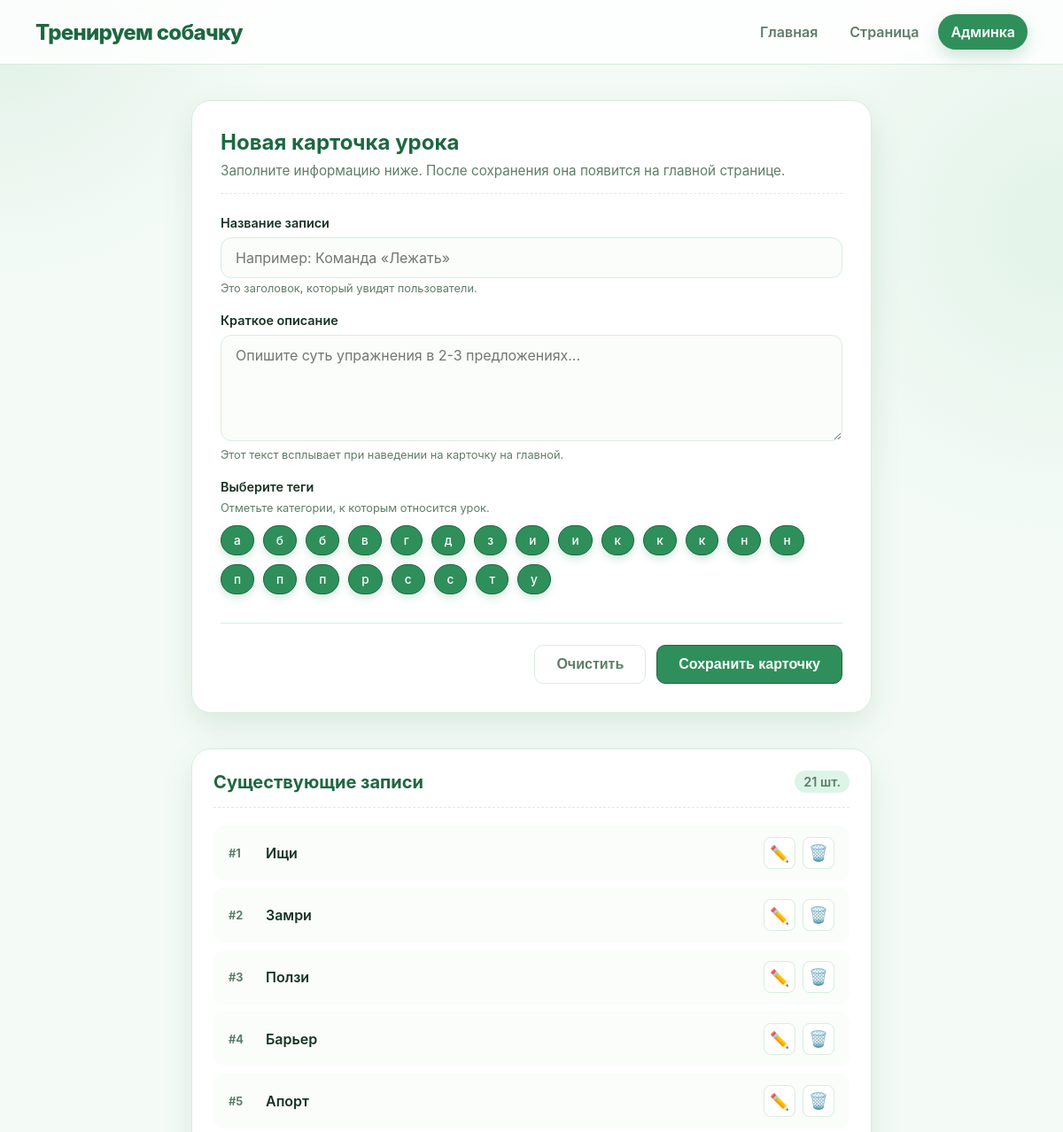
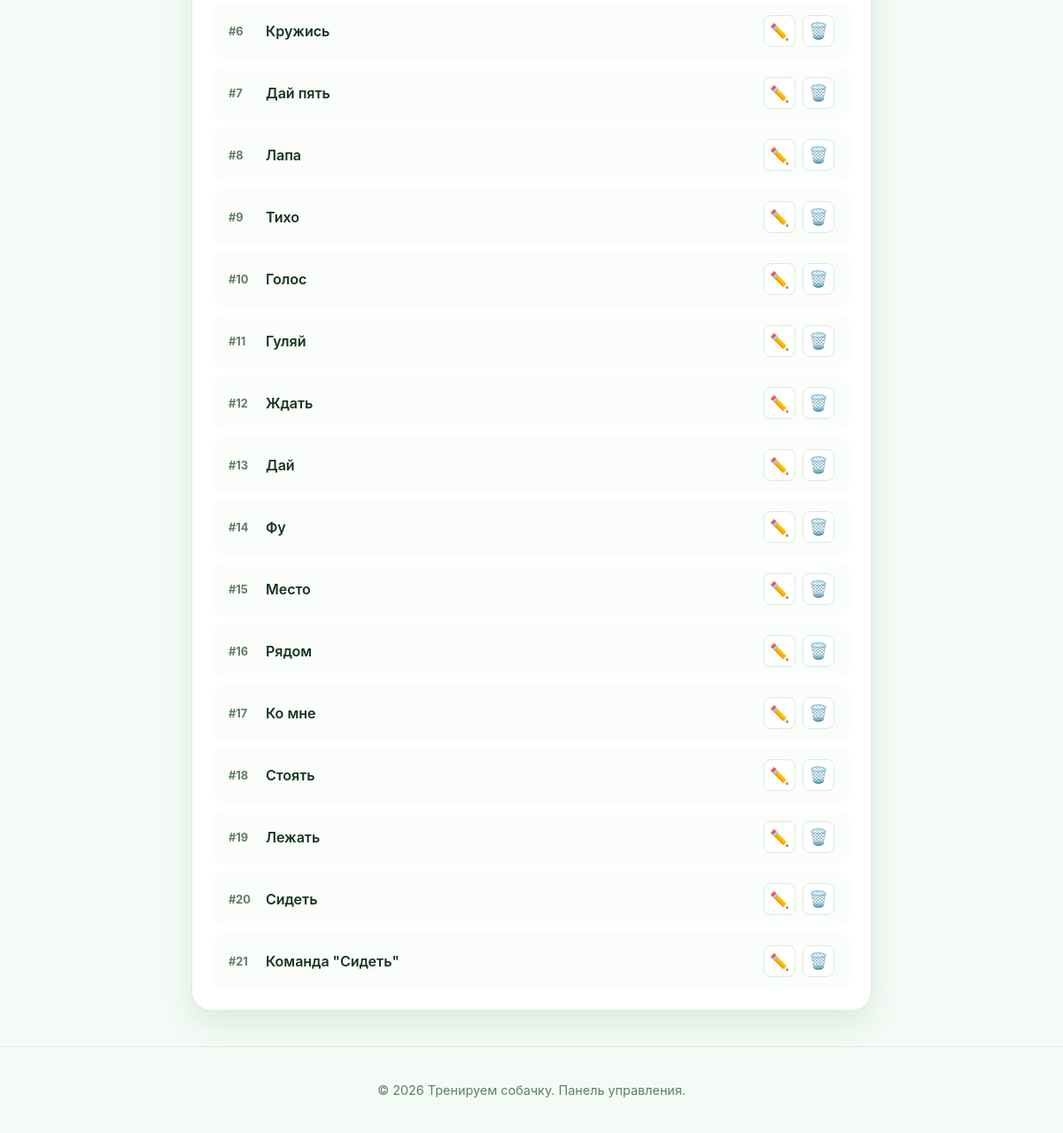
The page /admin on the database its author committed (2 pictures, top to bottom).
### db.py (models this page shows)
class Base(DeclarativeBase):
    """Базовый класс для всех ORM-моделей."""

class Card(Base):
    __tablename__ = "cards"
    id: Mapped[int] = mapped_column(primary_key=True)
    title: Mapped[str] = mapped_column(String(TITLE_MAX_LENGTH), index=True)
    description: Mapped[str] = mapped_column(String(DESCRIPTION_MAX_LENGTH))
    tags: Mapped[List[str]] = mapped_column(JSON, default=list)

### routes/admin.py (the view)
@router.get("/admin")
async def admin(request: Request, session: DbSession):
    result = await session.execute(select(db.Card).order_by(db.Card.id.desc()))
    cards = result.scalars().all()
    return templates.TemplateResponse(
        request=request,
        name="pages/admin.html",
        context={
            "page_description": "Админка проекта. Здесь можно добавлять и удалять команды.",
            "cards": cards,
            "tags": _collect_unique_tags(cards),
            "adminMode": settings.ADMIN_MODE,
        },
    )

### templates/pages/admin.html (shortened to what this page needs)
<!doctype html>
<html lang="ru">
  <head>
    <link rel="stylesheet" href="{{ url_for('static', path='style.css') }}" />
    <link rel="stylesheet" href="{{ url_for('static', path='admin.css') }}" />
  </head>
  <body>
    <header class="site-header">
      <div class="container header-inner">
        <h1 class="brand">
          <a href="/" style="color: inherit; text-decoration: none"
            >Тренируем собачку</a
          >
        </h1>
        {% with active_page='admin' %} {% include 'partials/top_panel.html' %}
        {% endwith %}
      </div>
    </header>
    <main class="admin-container">
      <section class="form-card">
        <div class="form-header">
          <h2 class="form-title">Новая карточка урока</h2>
          <p class="form-subtitle">
            Заполните информацию ниже. После сохранения она появится на главной
            странице.
          </p>
        </div>
        <form
          id="createCardForm"
          action="{{ url_for('save_card') }}"
          method="POST"
          enctype="multipart/form-data"
        >
          <div class="form-group">
            <label for="cardTitle" class="form-label">Название записи</label>
            <input
              type="text"
              id="cardTitle"
              name="title"
              placeholder="Например: Команда «Лежать»"
              required
            />
            <span class="form-hint"
              >Это заголовок, который увидят пользователи.</span
            >
          </div>
          <div class="form-group">
            <label for="cardDescription" class="form-label"
              >Краткое описание</label
            >
            <textarea
              id="cardDescription"
              name="description"
              placeholder="Опишите суть упражнения в 2-3 предложениях..."
              required
            ></textarea>
            <span class="form-hint"
              >Этот текст всплывает при наведении на карточку на главной.</span
            >
          </div>
          <div class="form-group">
            <label class="form-label">Выберите теги</label>
            <span class="form-hint" style="margin-bottom: 12px; display: block"
              >Отметьте категории, к которым относится урок.</span
            >
            <div class="tags-selector">
              {% for tag in tags %}
              <div class="tag-option">
                <label for="{{tag[1]}}">{{ tag[0] }}</label>
              </div>
              {% endfor %}
            </div>
          </div>
          <div class="form-actions">
            <button type="reset" class="btn btn-secondary">Очистить</button>
            <button type="submit" class="btn btn-primary">
              Сохранить карточку
            </button>
          </div>
        </form>
      </section>
      <section class="cards-list-section">
        <div class="list-header">
          <h2 class="list-title">Существующие записи</h2>
          <span class="list-count">{{ cards|length }} шт.</span>
        </div>
        {% if cards %}
        <ul class="existing-cards">
          {% for card in cards %}
          <li class="existing-card-item">
            <div class="item-info">
              <span class="item-order">#{{ loop.index }}</span>
              <span class="item-name" title="{{ card.title }}"
                >{{ card.title }}</span
              >
            </div>
            <div class="item-actions">
              <a
                href="/admin/edit/{{ card.id }}"
                class="btn-icon btn-edit"
                title="Редактировать"
              >
                ✏️
              </a>
              <form
                action="/admin/delete/{{ card.id }}"
                method="POST"
                style="display: inline"
                onsubmit="return confirm('Удалить карточку «{{ card.title }}»?');"
              >
                <button
                  type="submit"
                  class="btn-icon btn-delete"
                  title="Удалить"
                >
                  🗑️
                </button>
              </form>
            </div>
          </li>
          {% endfor %}
        </ul>
        {% else %}
        <p class="empty-state">
          Пока нет ни одной карточки. Создайте первую выше!
        </p>
        {% endif %}
      </section>
    </main>
    <footer class="admin-footer">
      &copy; 2026 Тренируем собачку. Панель управления.
    </footer>
  </body>
</html>

### static/style.css (style rules this page uses)
:root { --bg: #f4fbf6; --surface: #ffffff; --text: #163323; --muted: #5e7d69; --primary: #2f8f5b; --primary-dark: #1d6840; --accent: #dcf5e6; --border: #d8eddf; --shadow: 0 14px 34px rgba(29, 104, 64, 0.12); --radius: 22px; }
* { box-sizing: border-box; }
body { margin: 0; min-height: 100vh; font-family: Inter, ui-sans-serif, system-ui, -apple-system, "Segoe UI", sans-serif; background: radial-gradient(circle at top left, rgba(47, 143, 91, 0.10), transparent 320px), radial-gradient(circle at right 10%, rgba(134, 201, 165, 0.16), transparent 360px), var(--bg); color: var(--text); }
a { color: inherit; text-decoration: none; }
.container { width: min(1120px, calc(100% - 32px)); margin-inline: auto; }
.site-header { position: sticky; top: 0; z-index: 20; background: rgba(255, 255, 255, 0.82); backdrop-filter: blur(12px); border-bottom: 1px solid var(--border); }
.header-inner { display: flex; align-items: center; justify-content: space-between; gap: 20px; min-height: 72px; padding-block: 12px; }
.brand { margin: 0; font-size: clamp(1.25rem, 2vw, 1.6rem); font-weight: 800; letter-spacing: -0.03em; color: var(--primary-dark); }

### rows shown on the page
Card: title "Ищи"
Card: title "Замри"
Card: title "Ползи"
Card: title "Барьер"
Card: title "Апорт"
Card: title "Кружись"
Card: title "Дай пять"
Card: title "Лапа"
Card: title "Тихо"
Card: title "Голос"
Card: title "Гуляй"
Card: title "Ждать"
Card: title "Дай"
Card: title "Фу"
Card: title "Место"
Card: title "Рядом"
Card: title "Ко мне"
Card: title "Стоять"
Card: title "Лежать"
Card: title "Сидеть"
Card: title "Команда \"Сидеть\""

### other values the page prints
{{ tag[0] }} "а" "б" "б" "в" "г" "д" "з" "и" "и" "к" "к" "к" "н" "н" "п" "п" "п" "р" "с" "с" "т" "у"
{{ cards|length }} "21"
